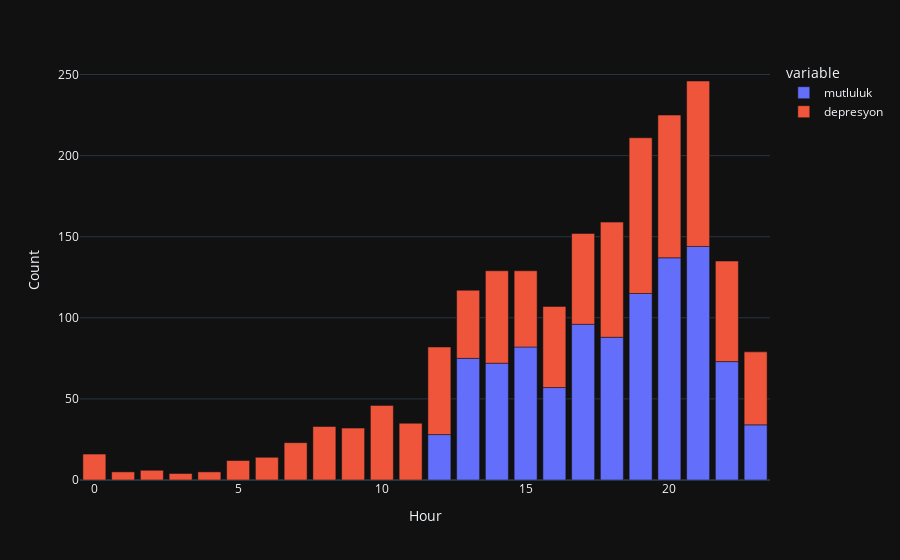

The code cell stored with this chart in its notebook:
### Code cell
fig = px.bar(data_frame=pivot_t, x=pivot_t.index,
       y=["mutluluk","depresyon"],
       labels={
    "datetime": "Hour",
    "value": "Count"
                 })
fig.show()

### Figure 1 — Plotly figure (JSON) as saved in the notebook; plotly's stock layout.template omitted (floating-point values rounded to 4 significant figures)
{"data": [{"alignmentgroup": "True", "hovertemplate": "variable=mutluluk<br>Hour=%{x}<br>Count=%{y}<extra></extra>", "legendgroup": "mutluluk", "marker": {"color": "#636efa", "pattern": {"shape": ""}}, "name": "mutluluk", "offsetgroup": "mutluluk", "orientation": "v", "showlegend": true, "textposition": "auto", "x": [0, 1, 2, 3, 4, 5, 6, 7, 8, 9, 10, 11, 12, 13, 14, 15, 16, 17, 18, 19, 20, 21, 22, 23], "xaxis": "x", "y": [null, null, null, null, null, null, null, null, null, null, null, null, 28.0, 75.0, 72.0, 82.0, 57.0, 96.0, 88.0, 115.0, 137.0, 144.0, 73.0, 34.0], "yaxis": "y", "type": "bar"}, {"alignmentgroup": "True", "hovertemplate": "variable=depresyon<br>Hour=%{x}<br>Count=%{y}<extra></extra>", "legendgroup": "depresyon", "marker": {"color": "#EF553B", "pattern": {"shape": ""}}, "name": "depresyon", "offsetgroup": "depresyon", "orientation": "v", "showlegend": true, "textposition": "auto", "x": [0, 1, 2, 3, 4, 5, 6, 7, 8, 9, 10, 11, 12, 13, 14, 15, 16, 17, 18, 19, 20, 21, 22, 23], "xaxis": "x", "y": [16.0, 5.0, 6.0, 4.0, 5.0, 12.0, 14.0, 23.0, 33.0, 32.0, 46.0, 35.0, 54.0, 42.0, 57.0, 47.0, 50.0, 56.0, 71.0, 96.0, 88.0, 102.0, 62.0, 45.0], "yaxis": "y", "type": "bar"}], "layout": {"xaxis": {"anchor": "y", "domain": [0.0, 1.0], "title": {"text": "Hour"}}, "yaxis": {"anchor": "x", "domain": [0.0, 1.0], "title": {"text": "Count"}}, "legend": {"title": {"text": "variable"}, "tracegroupgap": 0}, "margin": {"t": 60}, "barmode": "relative"}}
